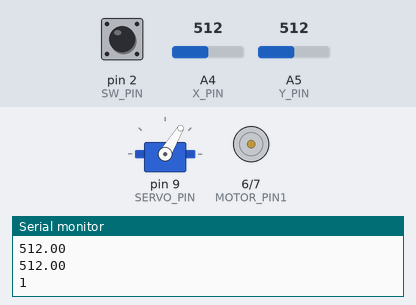
Bench run of a sketch on a simulated Arduino Uno, built with avr-gcc and run on an emulated ATmega328P. Parts: servo, motor-driver pin pairs drawn as motors (green arrow = first pin HIGH = forward, orange = second pin HIGH = backward, longer = more drive), the last lines printed to the serial monitor. Inputs (shaded band) come from the test bench; at power-on: A4 (X_PIN) = 512, A5 (Y_PIN) = 512, pin 2 (SW_PIN) HIGH.

Above: at 1.2 s.
1.3 s: A4 (X_PIN) set to 716
At 2.4 s:
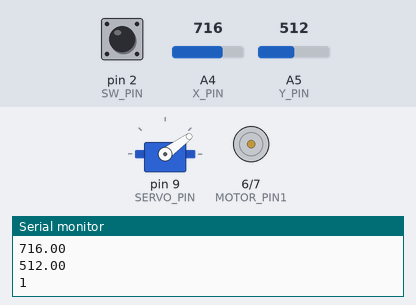
2.9 s: A5 (Y_PIN) set to 785
4.4 s: A5 (Y_PIN) set to 812
At 5.3 s:
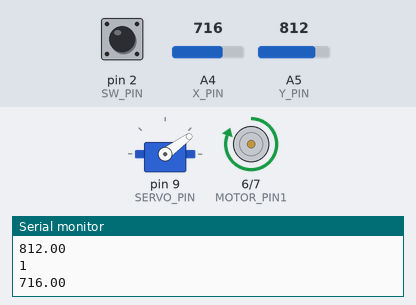
6.1 s: A4 (X_PIN) set to 900
At 7.5 s:
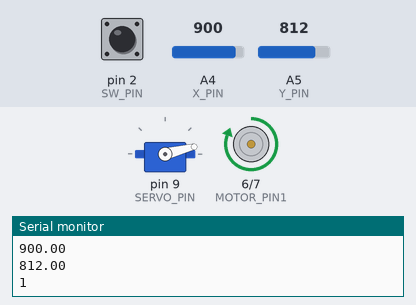
7.8 s: A5 (Y_PIN) set to 790
At 9.0 s:
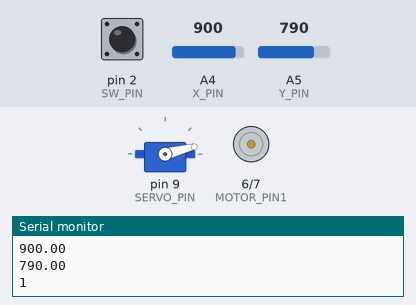
9.4 s: A4 (X_PIN) set to 511
At 10.2 s:
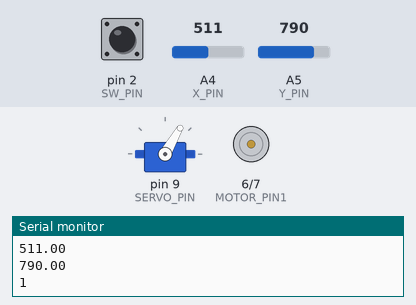
Timing chart, 0 to 12.1 s (numbered marks = the images above; inputs shaded):
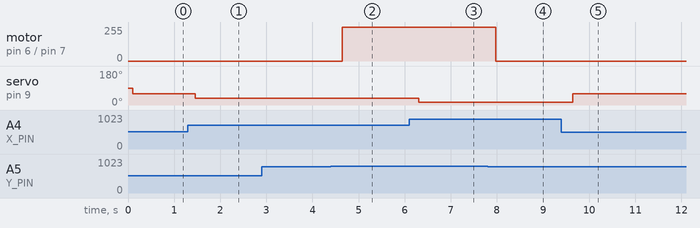

Measured:
- the behaviour switches between 800 and 801 on A5 (Y_PIN) (found by bisection; images 1 and 2)
- after the input at 1.3 s, servo on pin 9 (SERVO_PIN): 59° → 36° after 0.16 s
- after the input at 4.4 s, motor on pin 6 (MOTOR_PIN1) / pin 7 (MOTOR_PIN2): stopped → forward 255/255 after 0.24 s
- after the input at 6.1 s, servo on pin 9 (SERVO_PIN): 36° → 14° after 0.21 s
- after the input at 7.8 s, motor on pin 6 (MOTOR_PIN1) / pin 7 (MOTOR_PIN2): forward 255/255 → stopped after 0.17 s
- after the input at 9.4 s, servo on pin 9 (SERVO_PIN): 14° → 60° after 0.24 s

The sketch:

RC_M1_Control.ino
```cpp
#include <Servo.h>

Servo myServo;

// Servo pin numbers and var
int servoMax = 120;
//Only using 120 degrees
int servoMin = 0;
int servoCurrent = 60;
const int X_MAX = 1023;
const int X_MIN = 0;
const int SERVO_PIN = 9;

// Joystick pin numbers
const int SW_PIN = 2; // digital pin connected to switch output
const int X_PIN = A4; // analog pin connected to X output
const int Y_PIN = A5; // analog pin connected to Y output

// DC Motor pin
const int MOTOR_PIN1 = 6;
const int MOTOR_PIN2 = 7;

bool reverse = false;

void setup() {

  myServo.attach(SERVO_PIN);

  //Joystick setup
  pinMode(SW_PIN, INPUT);
  digitalWrite(SW_PIN, HIGH);
  Serial.begin(115200);

  //DC Motor
  pinMode(MOTOR_PIN1, OUTPUT);
  pinMode(MOTOR_PIN2, OUTPUT);
}

void loop() {
  float sensorValueX = analogRead(X_PIN);
  float sensorValueY = analogRead(Y_PIN);
  delay(50);
  float angleChange = servoMax*((X_MAX - sensorValueX)/X_MAX);
  reverse = digitalRead(SW_PIN);
  delay(50);

  myServo.write(angleChange);
  if(sensorValueY > 800){
      digitalWrite(MOTOR_PIN1, HIGH);
      digitalWrite(MOTOR_PIN2, LOW);
  } else if(sensorValueY < 200){
      digitalWrite(MOTOR_PIN1, LOW);
      digitalWrite(MOTOR_PIN2, HIGH);
  } else {
      digitalWrite(MOTOR_PIN1, LOW);
      digitalWrite(MOTOR_PIN2, LOW);
  }
  delay(50);
  //Serial.println(reverse);
  Serial.println(sensorValueX);
  Serial.println(sensorValueY);
  Serial.println(digitalRead(SW_PIN));
  //delay(500);

}
```
